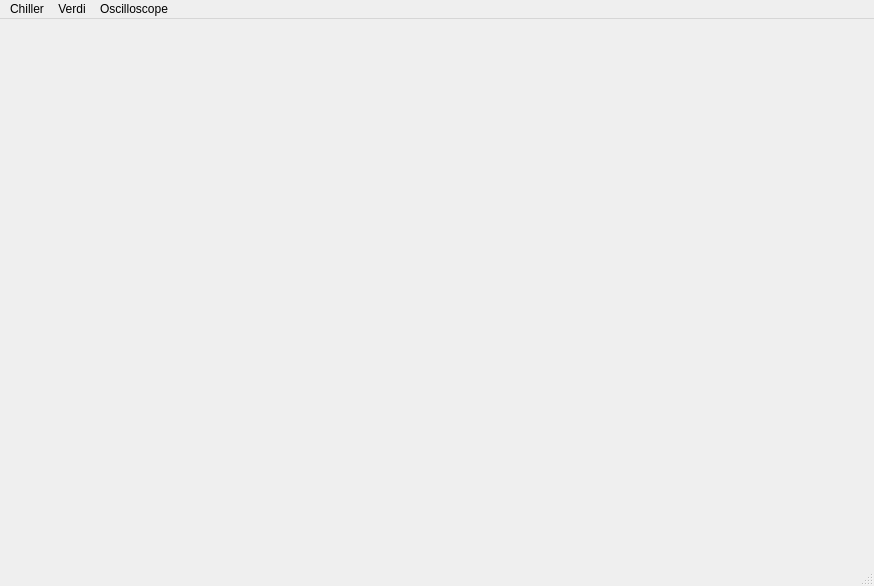
<?xml version="1.0" encoding="UTF-8"?>
<ui version="4.0">
 <class>MainWindow</class>
 <widget class="QMainWindow" name="MainWindow">
  <property name="geometry">
   <rect>
    <x>0</x>
    <y>0</y>
    <width>874</width>
    <height>586</height>
   </rect>
  </property>
  <property name="windowTitle">
   <string>Mira Control</string>
  </property>
  <widget class="QWidget" name="centralwidget"/>
  <widget class="QMenuBar" name="menubar">
   <property name="geometry">
    <rect>
     <x>0</x>
     <y>0</y>
     <width>874</width>
     <height>31</height>
    </rect>
   </property>
   <widget class="QMenu" name="menuChiller">
    <property name="title">
     <string>Chiller</string>
    </property>
    <addaction name="actionConnection_to_Chiller"/>
    <addaction name="separator"/>
    <addaction name="actionChiller_Control"/>
   </widget>
   <widget class="QMenu" name="menuVerdi">
    <property name="title">
     <string>Verdi</string>
    </property>
    <widget class="QMenu" name="menuVerdi_Log">
     <property name="title">
      <string>Verdi_Log</string>
     </property>
     <addaction name="actionStart"/>
     <addaction name="actionEnd"/>
    </widget>
    <addaction name="actionConnection_to_Verdi"/>
    <addaction name="separator"/>
    <addaction name="actionFront_Panel"/>
    <addaction name="separator"/>
    <addaction name="actionLaser_Status"/>
    <addaction name="actionServo_Status"/>
    <addaction name="actionDiode_Parameters"/>
    <addaction name="actionFault_Status"/>
    <addaction name="menuVerdi_Log"/>
   </widget>
   <widget class="QMenu" name="menuOscilloscope">
    <property name="title">
     <string>Oscilloscope</string>
    </property>
    <addaction name="actionConnection_to_DSO_X_3034A"/>
    <addaction name="separator"/>
    <addaction name="actionOscilloscopeControl"/>
   </widget>
   <addaction name="menuChiller"/>
   <addaction name="menuVerdi"/>
   <addaction name="menuOscilloscope"/>
  </widget>
  <widget class="QStatusBar" name="statusbar"/>
  <action name="actionFront_Panel">
   <property name="enabled">
    <bool>false</bool>
   </property>
   <property name="text">
    <string>Front Panel</string>
   </property>
  </action>
  <action name="actionLaser_Status">
   <property name="enabled">
    <bool>false</bool>
   </property>
   <property name="text">
    <string>Laser Status</string>
   </property>
  </action>
  <action name="actionDiode_Parameters">
   <property name="enabled">
    <bool>false</bool>
   </property>
   <property name="text">
    <string>Diode Parameters</string>
   </property>
  </action>
  <action name="actionFault_Status">
   <property name="enabled">
    <bool>false</bool>
   </property>
   <property name="text">
    <string>Fault Status</string>
   </property>
  </action>
  <action name="actionServo_Status">
   <property name="enabled">
    <bool>false</bool>
   </property>
   <property name="text">
    <string>Servo Status</string>
   </property>
  </action>
  <action name="actionConnection_to_Verdi">
   <property name="text">
    <string>Connection to Verdi</string>
   </property>
  </action>
  <action name="actionConnection_to_Chiller">
   <property name="text">
    <string>Connection to Chiller</string>
   </property>
  </action>
  <action name="actionChiller_Control">
   <property name="enabled">
    <bool>false</bool>
   </property>
   <property name="text">
    <string>Chiller Control</string>
   </property>
  </action>
  <action name="actionConnection_to_DSO_X_3034A">
   <property name="text">
    <string>Connection to DSO-X-3034A</string>
   </property>
  </action>
  <action name="actionOscilloscopeControl">
   <property name="enabled">
    <bool>false</bool>
   </property>
   <property name="text">
    <string>Oscilloscope control</string>
   </property>
  </action>
  <action name="actionStart">
   <property name="text">
    <string>Start</string>
   </property>
  </action>
  <action name="actionEnd">
   <property name="text">
    <string>End</string>
   </property>
  </action>
 </widget>
 <resources/>
 <connections>
  <connection>
   <sender>actionFront_Panel</sender>
   <signal>triggered()</signal>
   <receiver>MainWindow</receiver>
   <slot>openVerdiFrontPanel()</slot>
   <hints>
    <hint type="sourcelabel">
     <x>-1</x>
     <y>-1</y>
    </hint>
    <hint type="destinationlabel">
     <x>436</x>
     <y>335</y>
    </hint>
   </hints>
  </connection>
  <connection>
   <sender>actionLaser_Status</sender>
   <signal>triggered()</signal>
   <receiver>MainWindow</receiver>
   <slot>openVerdiLaserStatus()</slot>
   <hints>
    <hint type="sourcelabel">
     <x>-1</x>
     <y>-1</y>
    </hint>
    <hint type="destinationlabel">
     <x>436</x>
     <y>335</y>
    </hint>
   </hints>
  </connection>
  <connection>
   <sender>actionDiode_Parameters</sender>
   <signal>triggered()</signal>
   <receiver>MainWindow</receiver>
   <slot>openVerdiDiodeParameters()</slot>
   <hints>
    <hint type="sourcelabel">
     <x>-1</x>
     <y>-1</y>
    </hint>
    <hint type="destinationlabel">
     <x>436</x>
     <y>335</y>
    </hint>
   </hints>
  </connection>
  <connection>
   <sender>actionFault_Status</sender>
   <signal>triggered()</signal>
   <receiver>MainWindow</receiver>
   <slot>openVerdiFaultStatus()</slot>
   <hints>
    <hint type="sourcelabel">
     <x>-1</x>
     <y>-1</y>
    </hint>
    <hint type="destinationlabel">
     <x>436</x>
     <y>335</y>
    </hint>
   </hints>
  </connection>
  <connection>
   <sender>actionServo_Status</sender>
   <signal>triggered()</signal>
   <receiver>MainWindow</receiver>
   <slot>openVerdiServoStatus()</slot>
   <hints>
    <hint type="sourcelabel">
     <x>-1</x>
     <y>-1</y>
    </hint>
    <hint type="destinationlabel">
     <x>436</x>
     <y>335</y>
    </hint>
   </hints>
  </connection>
  <connection>
   <sender>actionConnection_to_Verdi</sender>
   <signal>triggered()</signal>
   <receiver>MainWindow</receiver>
   <slot>openVerdiConnection()</slot>
   <hints>
    <hint type="sourcelabel">
     <x>-1</x>
     <y>-1</y>
    </hint>
    <hint type="destinationlabel">
     <x>436</x>
     <y>335</y>
    </hint>
   </hints>
  </connection>
  <connection>
   <sender>actionConnection_to_Chiller</sender>
   <signal>triggered()</signal>
   <receiver>MainWindow</receiver>
   <slot>openChillerConnection()</slot>
   <hints>
    <hint type="sourcelabel">
     <x>-1</x>
     <y>-1</y>
    </hint>
    <hint type="destinationlabel">
     <x>436</x>
     <y>314</y>
    </hint>
   </hints>
  </connection>
  <connection>
   <sender>actionChiller_Control</sender>
   <signal>triggered()</signal>
   <receiver>MainWindow</receiver>
   <slot>openChillerControlPanel()</slot>
   <hints>
    <hint type="sourcelabel">
     <x>-1</x>
     <y>-1</y>
    </hint>
    <hint type="destinationlabel">
     <x>436</x>
     <y>314</y>
    </hint>
   </hints>
  </connection>
  <connection>
   <sender>actionConnection_to_DSO_X_3034A</sender>
   <signal>triggered()</signal>
   <receiver>MainWindow</receiver>
   <slot>openDSO_X_3034A_Connection()</slot>
   <hints>
    <hint type="sourcelabel">
     <x>-1</x>
     <y>-1</y>
    </hint>
    <hint type="destinationlabel">
     <x>436</x>
     <y>292</y>
    </hint>
   </hints>
  </connection>
  <connection>
   <sender>actionOscilloscopeControl</sender>
   <signal>triggered()</signal>
   <receiver>MainWindow</receiver>
   <slot>openOscilloscopeControl()</slot>
   <hints>
    <hint type="sourcelabel">
     <x>-1</x>
     <y>-1</y>
    </hint>
    <hint type="destinationlabel">
     <x>436</x>
     <y>292</y>
    </hint>
   </hints>
  </connection>
 </connections>
 <slots>
  <slot>openVerdiFrontPanel()</slot>
  <slot>openVerdiLaserStatus()</slot>
  <slot>openVerdiServoStatus()</slot>
  <slot>openVerdiDiodeParameters()</slot>
  <slot>openVerdiFaultStatus()</slot>
  <slot>openVerdiConnection()</slot>
  <slot>openChillerControlPanel()</slot>
  <slot>openChillerConnection()</slot>
  <slot>openDSO_X_3034A_Connection()</slot>
  <slot>openOscilloscopeControl()</slot>
 </slots>
</ui>
